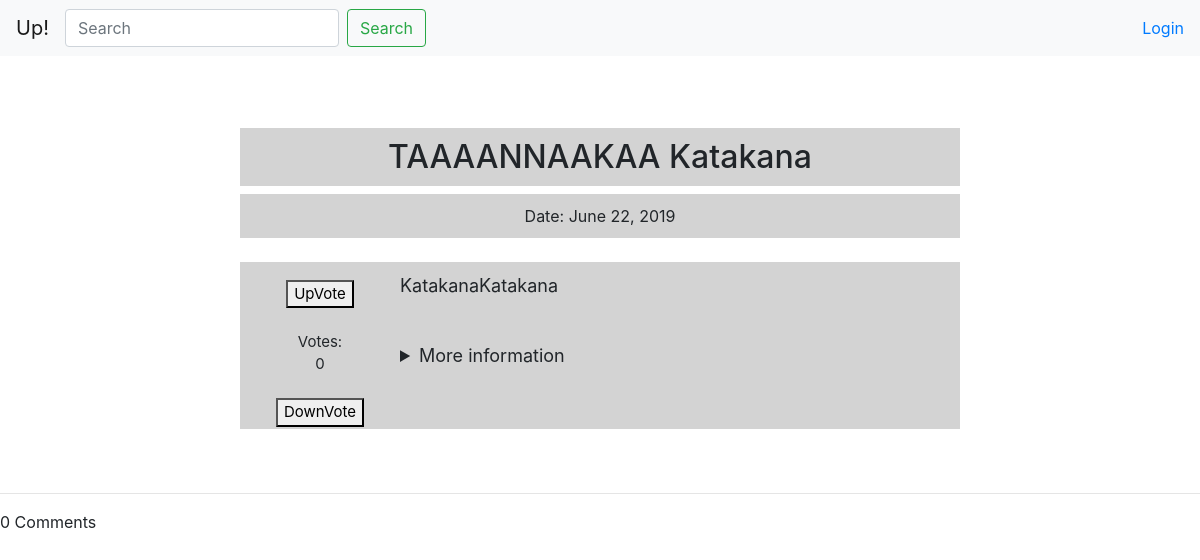
Screenshot of /Topics/4/ with the database file from the repository.
### Topics/models.py (models this page shows, shortened)
class TopicInformation(models.Model):
    title_text = models.CharField(max_length=50)
    small_description = models.CharField(max_length=500)
    pub_date = models.DateField('date published')
    votes = models.IntegerField(default=0)
    big_description = models.CharField(max_length=10000)

### Topics/views.py (the view)
# urls.py: path('<int:id>/', views.detail, name='detail'),
def detail(request, id):
    try:
        topic = TopicInformation.objects.get(pk=id)
    except TopicInformation.DoesNotExist:
        raise Http404("Topic does not exist.")
    comments = Comment.objects.filter(topic=topic).order_by('-id')
    if request.method == 'TOPIC':
        comment_form = CommentForm(request.POST or None)
        if comment_form.is_valid():
            comment_form.save()
    else:
        comment_form = CommentForm()
    context = {
        'topic': topic,
        'comments': comments,
        'comment_form': comment_form,
    }
    return render(request, 'Topics/detail.html', context)

### Topics/forms.py
class CommentForm(forms.ModelForm):
    class Meta:
        model = Comment
        fields = ('content',)

### Topics/templates/Topics/detail.html (shortened to what this page needs)
{% extends 'WebApp/base.html' %}
{% block content %}
<br>
<h2>{{topic.title_text}}</h2>
<p class="date">Date: {{topic.pub_date}}</p>
<br>
<div class="box">
    <div class="div1">
        <form action="{% url 'Topics:upvote' topic.id %}" method='POST'>
    <button type='submit'>UpVote</button>
        </form>
        <br>
        Votes: <br> {{topic.votes}}
        <br>
        <br>
    <form action="{% url 'Topics:downvote' topic.id %}" method='POST'>
    <button type='submit'>DownVote</button>
    </form>
    </div>
    <div class="div2">
        <p class="small_description"> {{topic.small_description}} </p>
        <br>
        <details> <summary> More information</summary>
        </details>
    </div>
</div>
<br><br>
<hr>
<div class="main-comment-section">
    {{ comments.count }} Comment{{ comments|pluralize }}
</div>
{% endblock %}

### static/style.css (style rules this page uses)
.div1 { text-align: center; position: relative; top: 5%; font-size: 15px; }
.div2 { padding-left: 10px; font-size: 18px; }
.box { display: grid; grid-template-columns: 20% 80%; width: 60%; background-color: lightgrey; padding: 10px; margin: auto; }
.date { text-align: center; background-color: lightgrey; width: 60%; padding: 10px; border: 0; margin: auto; }
h2 { text-align: center; background-color: lightgrey; width: 60%; padding: 10px; border: 0; margin: auto; }

### rows the page displays
TopicInformation: title_text "TAAAANNAAKAA Katakana", pub_date "June 22, 2019", votes "0", small_description "KatakanaKatakana"

### other values shown
{{ comments.count }} "0"
